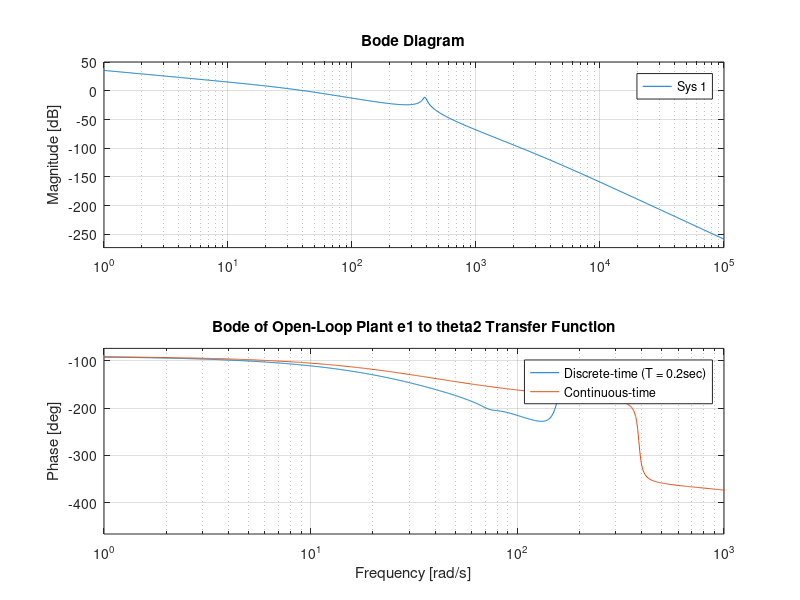
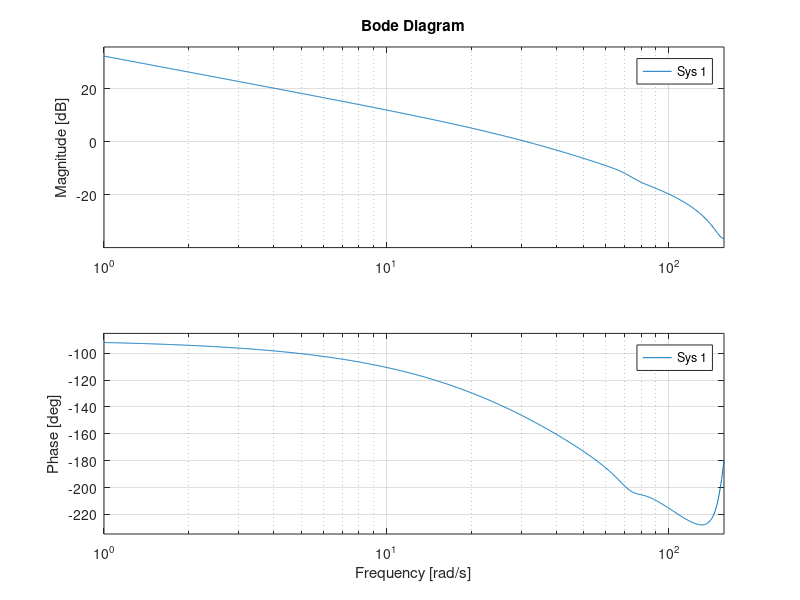
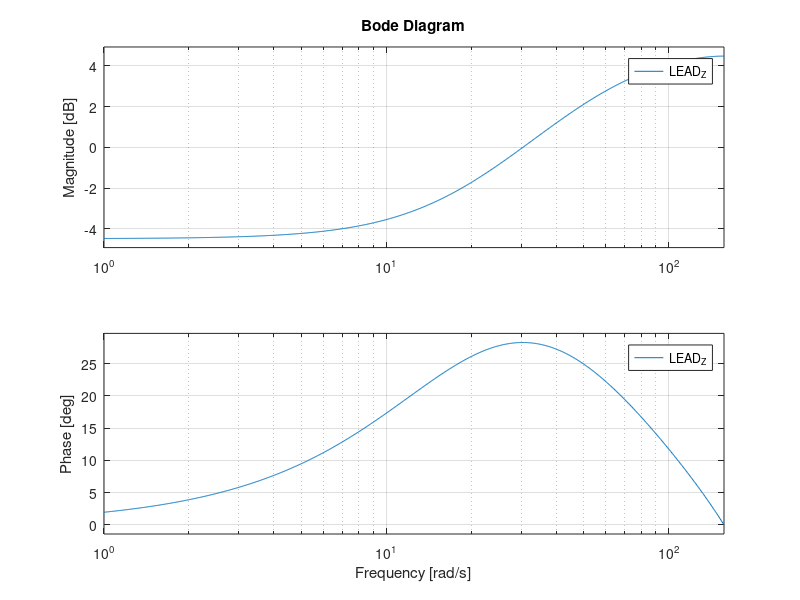
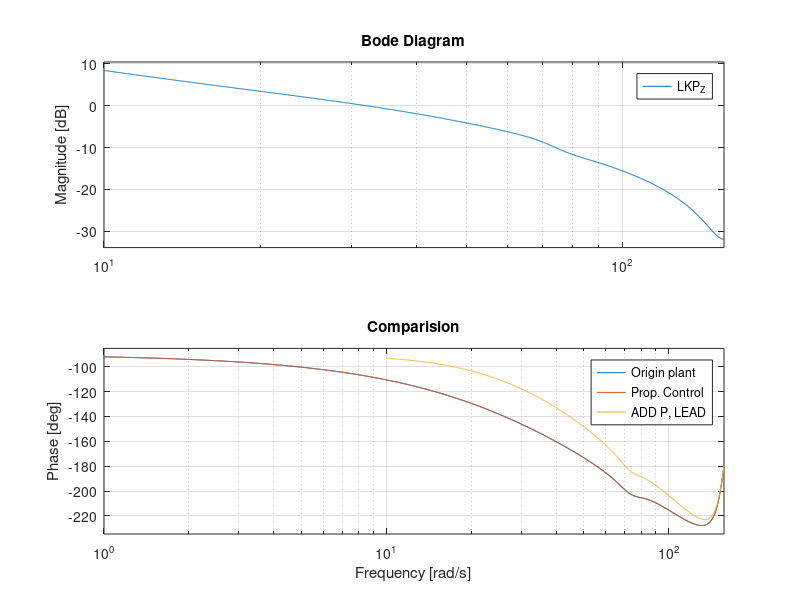

Here is the MATLAB script that generated these plots, in order:
close all, clear all% Drive motor and drive motor amplifier parametersK1 = 99e-3;     % Motor constant (V/(rad/sec))R1 = 2.13;      % Armature resistance (ohms)Dm1 = 1.27e-4;  % Motor damping constant (N*m/(rad/sec))L1 = 0.686e-3;  % Armature inductance (H)Jm1 = 26.9e-6;  % Motor inertia (kg*m^2)Ka1 = 32.2;     % Gain of amplifier gain for drive motor (V/V)Ra1 = 0.2;      % Resistance of amplifier for drive motor (ohms)% Load motor and load motor amplifier parametersK2 = 62e-3;     % Motor constant (V/(rad/sec))R2 = 1.2;       % Armature resistance (ohms)Dm2 = 60e-6;    % Motor damping constant (N*m/(rad/sec))L2 = 2.1e-3;    % Armature inductance (H)Jm2 = 24.38e-6; % Motor inertia (kg*m^2)Ka2 = 32.2;     % Amplifier gain for drive motor (V/V)Ra2 = 0.2;      % Amplifier resistance for drive motor (ohms)% Other parametersJ1 = 1.25e-3;   % Inertial load on theta1 shaft (kg*m^2)J2 = 1.0e-3;    % Inertial load on theta2 shaft (kg*m^2)D1 = 42.35e-6;  % Viscous friction coefficient for theta1 shaft(N*m/(rad/sec))D2 = 42.35e-6;  % Viscous friction coefficient for theta2 shaft (N*m/(rad/sec))n = 5.0;        % Gear ratioKs = 100;       % Shaft stiffness (N*m/rad)% Generate State Model MatricesJeq1 = J1 + n^2*Jm1;Jeq2 = J2 + Jm2;Deq1 = D1 + n^2*Dm1;Deq2 = D2 + Dm2;a11 = -(Ra1+R1)/L1;a14 = -n*K1/L1;a22 = -(Ra2 + R2)/L2;a26 = -K2/L2;a41 = n*K1/Jeq1;a43 = -Ks/Jeq1;a44 = -Deq1/Jeq1;a45 = Ks/Jeq1;a62 = K2/Jeq2;a63 = Ks/Jeq2;a65 = -Ks/Jeq2;a66 = -Deq2/Jeq2;b11 = Ka1/L1;b22 = Ka2/L2;A = [a11       0        0      a14       0        0       0     a22        0        0       0      a26       0       0        0        1       0        0     a41       0      a43      a44     a45        0       0       0        0        0       0        1       0     a62      a63        0     a65      a66];B = [b11     0       0   b22       0     0       0     0       0     0       0     0];C = [0 0 1 0 0 0    0 0 0 0 1 0];D = [0 0    0 0];%% Step 1figure()Ts = 0.02;P_s = ss(A,B,C,D);P_z =c2d(P_s,Ts);e12theda2 = P_z(2,1);bode(P_z(2,1))grid on ,hold onbode(P_s(2,1))legend('Discrete-time (T = 0.2sec)', 'Continuous-time')xlim([1, 10^3])title('Bode of Open-Loop Plant e1 to theta2 Transfer Function')%% Step 2 With proportition controlfigure()K = 0.66861;K_z = tf(K, 1, Ts);bode(K_z * e12theda2)grid on ,hold on%% lead compensatorfigure()wz = 18.765;wp = 52.596;LEAD_S = sqrt(wp/wz)* tf([1, wz], [1 , wp]);LEAD_Z = c2d(LEAD_S, Ts, 'tustin');bode(LEAD_Z)grid on ,hold on%% ADD LEAD PROP. Compensatorfigure()LKP_Z = K_z*LEAD_Z*e12theda2;bode(e12theda2)grid on ,hold onbode(K_z * e12theda2)bode(LKP_Z)legend('Origin plant', 'Prop. Control', 'ADD P, LEAD')title('Comparision')hold off%% CLTF CHECK BW theda2/theda2_reffigure()CLTF_Z = feedback(LKP_Z, 1);bode(CLTF_Z)grid on, hold on e22theda2 = P_z(2,2);bode(feedback(e22theda2, K_z*LEAD_Z))legend('theda2/theda2_ref', 'theda2/e2')title('Bode of Close-Loop Transfer Functions With Lead Compensation')%% LAG Compensatorfigure()LAG_s = tf([1, 2.6], [1, 0]);LAG_z = c2d(LAG_s, Ts, 'tustin');bode(LAG_z)grid onlegend('Discrete Time')%% Show Lead-Lagfigure()LLK_Z = LAG_z*K_z*LEAD_Z;bode(LLK_Z)title('Bode of Lead-Lag Compensators')grid on%% Bode loop transfer functionfigure()bode(LAG_z*K_z*LEAD_Z*e12theda2)grid on, hold onbode(K_z*LEAD_Z*e12theda2)hold offtitle('Bode of Loop Transfer Function with Lead-Lag Compensation')legend('Lead_Lag', 'Lead')%% Combine with systemfigure()CLTF_LLKP_Z = feedback(LAG_z*K_z*LEAD_Z*e12theda2, 1);bode(CLTF_LLKP_Z)grid on, hold onCLTF_LLKP_Ze2 = feedback(e22theda2, LAG_z*K_z*LEAD_Z);bode(CLTF_LLKP_Ze2)legend('theda2/theda2_ref')title('Bode of Close-Loop Transfer Function with Lead-Lag Compensation')%% y_ref step inputfigure()CLTF_LLKP_Ztheda1 = feedback(LAG_z*K_z*LEAD_Z*P_z(1,1), 1);[y2, t2] = step(CLTF_LLKP_Ztheda1,2);plot(t2, y2, '*', 'Color', 'blue')grid on, hold on[y1, t1] = step(CLTF_LLKP_Z,2);plot(t1, y1, '*', 'Color', 'red')plot(linspace(0,2), 1.02*ones(length(linspace(0,2))), 'g--')plot(linspace(0,2), 0.98*ones(length(linspace(0,2))), 'g--')legend('theda1', 'theda2')title('Response to theda2ref Step with LeadLag Compensation')%% e2 Step input and theda2ref is zerofigure()CLTF_LLKP_Ze2theda2 = feedback(P_z(2,2), LAG_z*K_z*LEAD_Z);CLTF_LLKP_Ze2theda1 = feedback(P_z(1,2), LAG_z*K_z*LEAD_Z);[y2, t2] = step(CLTF_LLKP_Ze2theda2,10);plot(t2, y2, '*', 'Color', 'blue')grid on, hold on[y1, t1] = step(CLTF_LLKP_Ze2theda1,10);plot(t1, y1, '*', 'Color', 'red')plot(linspace(0,2), 0*ones(length(linspace(0,2))), 'b--', MarkerSize=5)legend('theda1', 'theda2')title('Response to e2 Step with LeadLag Compensation')